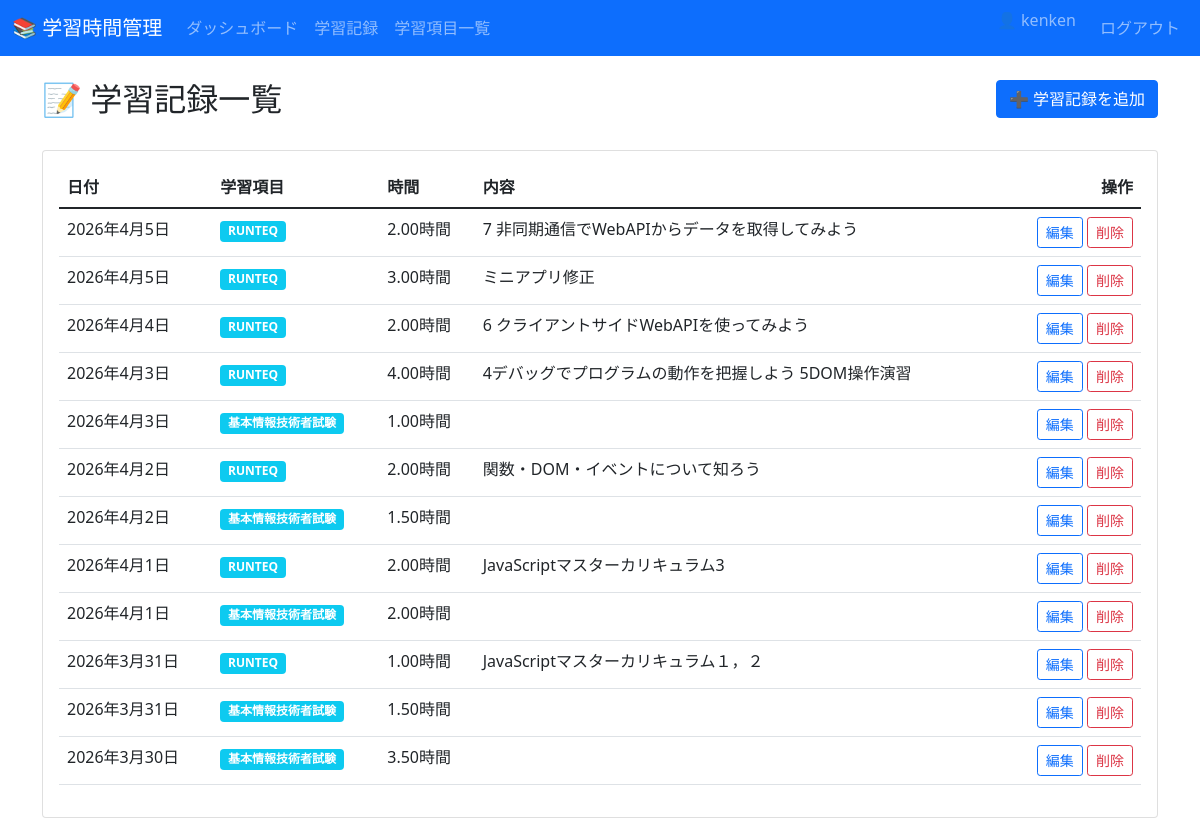
The page /records/ (signed in) on the database as committed earlier.
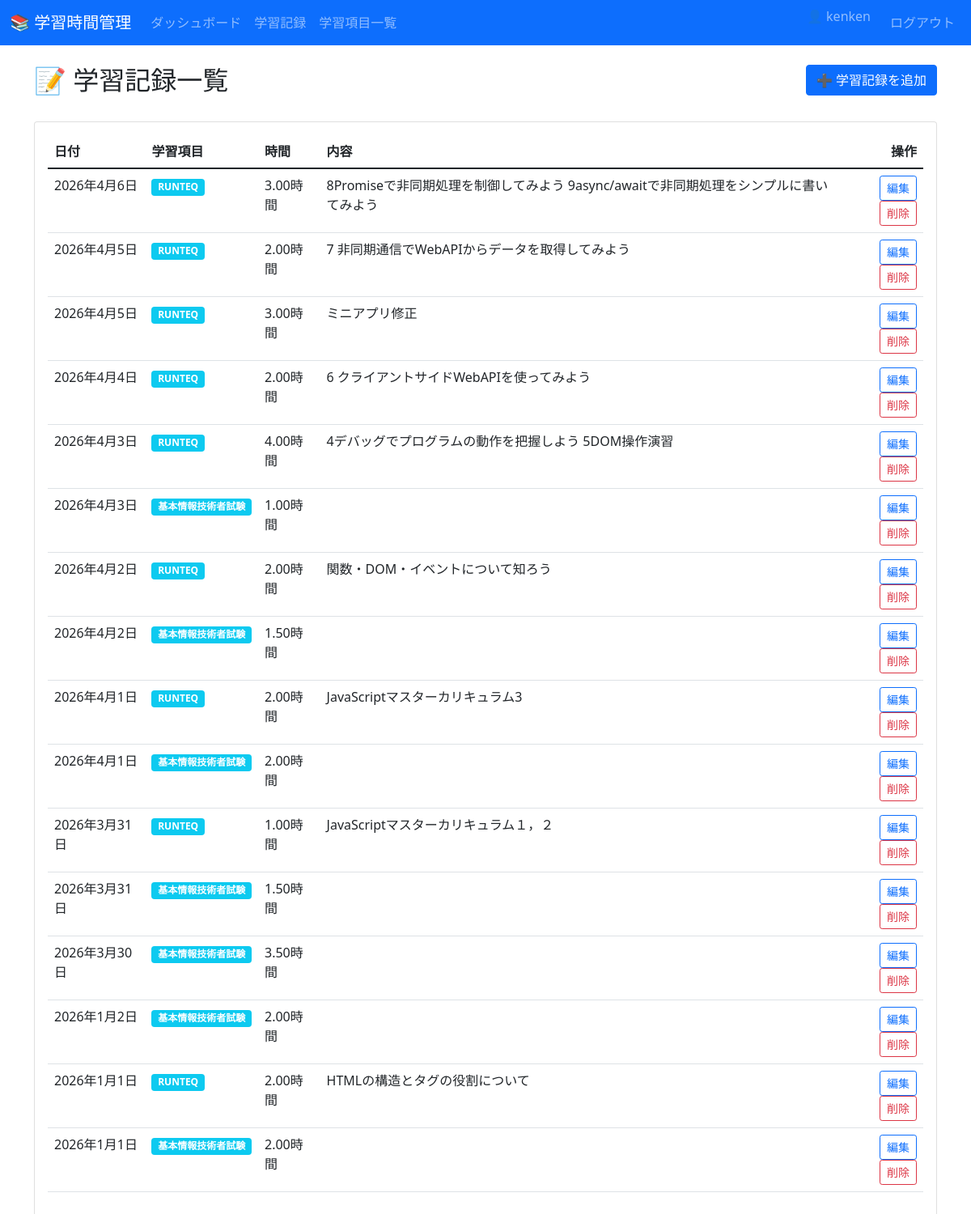
The same page on the database as committed later.
### records/models.py (models this page shows, shortened)
class StudyRecord(models.Model):
    user = models.ForeignKey(
        User,
        on_delete=models.CASCADE,
        related_name='study_records',
        verbose_name='ユーザー'
    )
    certification = models.ForeignKey(
        Certification,
        on_delete=models.CASCADE,
        related_name='study_records',
        verbose_name='学習項目',
        null=True,
        blank=True
    )
    date = models.DateField(verbose_name='学習日')
    hours = models.DecimalField(
        max_digits=4,
        decimal_places=2,
        verbose_name='学習時間'
    )
    description = models.TextField(
        blank=True,
        verbose_name='学習内容'
    )
    created_at = models.DateTimeField(auto_now_add=True)
    class Meta:
        verbose_name = '学習記録'
        verbose_name_plural = '学習記録'
        ordering = ['-date']

class Certification(models.Model):
    user = models.ForeignKey(
        User,
        on_delete=models.CASCADE,
        related_name='certifications',
        verbose_name='ユーザー'
    )
    name = models.CharField(max_length=100, verbose_name='学習項目名')
    created_at = models.DateTimeField(auto_now_add=True)
    class Meta:
        verbose_name = '学習項目'
        verbose_name_plural = '学習項目'
        ordering = ['name']
        constraints = [
            models.UniqueConstraint(
                fields=['user', 'name'],
                name='unique_user_certification'
            )
        ]

### records/views.py (the view)
# urls.py: path('records/', views.record_list, name='record_list'),
@login_required
def record_list(request):
    records = StudyRecord.objects.filter(user=request.user)
    return render(request, 'records/record_list.html', {'records': records})

### records/templates/records/record_list.html (shortened to what this page needs)
{% extends 'records/base.html' %}
{% block content %}
<div class="row mb-4">
    <div class="col">
        <h2>📝 学習記録一覧</h2>
    </div>
    <div class="col-auto">
        <a href="{% url 'records:record_create' %}" class="btn btn-primary">➕ 学習記録を追加</a>
    </div>
</div>
{% if records %}
<div class="card">
    <div class="card-body">
        <div class="table-responsive">
            <table class="table table-hover">
                <thead>
                    <tr>
                        <th>日付</th>
                        <th>学習項目</th>
                        <th>時間</th>
                        <th>内容</th>
                        <th class="text-end">操作</th>
                    </tr>
                </thead>
                <tbody>
                    {% for record in records %}
                    <tr>
                        <td>{{ record.date }}</td>
                        <td>
                            {% if record.certification %}
                                <span class="badge bg-info">{{ record.certification.name }}</span>
                            {% else %}
                                <span class="badge bg-secondary">未分類</span>
                            {% endif %}
                        </td>
                        <td>{{ record.hours }}時間</td>
                        <td>{{ record.description|truncatewords:15 }}</td>
                        <td class="text-end">
                            <a href="{% url 'records:record_update' record.pk %}" class="btn btn-sm btn-outline-primary">編集</a>
                            <a href="{% url 'records:record_delete' record.pk %}" class="btn btn-sm btn-outline-danger">削除</a>
                        </td>
                    </tr>
                    {% endfor %}
                </tbody>
            </table>
        </div>
    </div>
</div>
{% else %}
<div class="alert alert-info">
    まだ学習記録がありません。<br>
    「学習記録を追加」ボタンから記録を始めましょう！
</div>
{% endif %}
{% endblock %}

### records/templates/records/base.html (shortened to what this page needs)
<!DOCTYPE html>
<html lang="ja">
<head>
    <link href="https://cdn.jsdelivr.net/npm/bootstrap@5.1.3/dist/css/bootstrap.min.css" rel="stylesheet">
</head>
<body>
    <nav class="navbar navbar-expand-lg navbar-dark bg-primary">
        <div class="container-fluid">
            <a class="navbar-brand" href="{% url 'records:dashboard' %}">📚 学習時間管理</a>
            <div class="collapse navbar-collapse" id="navbarNav">
                <ul class="navbar-nav me-auto">
                    <li class="nav-item">
                        <a class="nav-link" href="{% url 'records:dashboard' %}">ダッシュボード</a>
                    </li>
                    <li class="nav-item">
                        <a class="nav-link" href="{% url 'records:record_list' %}">学習記録</a>
                    </li>
                    <li class="nav-item">
                        <a class="nav-link" href="{% url 'records:certification_list' %}">学習項目一覧</a>
                    </li>
                </ul>
                <ul class="navbar-nav">
                    <li class="nav-item">
                        <span class="navbar-text me-3">
                            👤 {{ user.username }}
                        </span>
                    </li>
                    <li class="nav-item">
                        <form method="post" action="{% url 'records:logout' %}" class="d-inline">
                            <button type="submit" class="btn btn-link nav-link" style="border: none; background: none; cursor: pointer;">
                                ログアウト
                            </button>
                        </form>
                    </li>
                </ul>
            </div>
        </div>
    </nav>
    <div class="container mt-4">
        {% block content %}
        {% endblock %}
    </div>
</body>
</html>

Rows that differ between the two databases and show on the page:
added StudyRecord: date "2026年4月6日", certification.name "RUNTEQ", hours "3.00", description "8Promiseで非同期処理を制御してみよう 9async/awaitで非同期処理をシンプルに書いてみよう"
added StudyRecord: date "2026年1月2日", certification.name "基本情報技術者試験", hours "2.00"
added StudyRecord: date "2026年1月1日", certification.name "RUNTEQ", hours "2.00", description "HTMLの構造とタグの役割について"
added StudyRecord: date "2026年1月1日", certification.name "基本情報技術者試験", hours "2.00"
